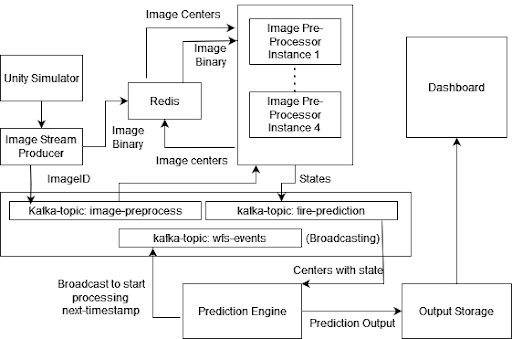
#> input picture assest/img/arch.png, 512 x 339 px
$ python -i cv_utils.py   (imports and definitions only)
#> lines starting #> are read from the running program, lines starting #| are printed output that depends on the picture; after the words box and inside, x2 and y2 are one past the last pixel; in counts of white or black regions, pixels touching at a corner belong together
#> further down, picture is the input picture: shape (339, 512, 3); min 0, max 255, mean 240.9
import cv2
import numpy as np
import os
import sys
import math


def get_contour(im, radius=10, save_path=None):
#> called with radius = 10
    np.set_printoptions(threshold=sys.maxsize)

    hsv = cv2.cvtColor(im, cv2.COLOR_BGR2HSV)
#> hsv: shape (339, 512, 3); mean H, S, V 0, 0, 240.9
    th, bw = cv2.threshold(hsv[:, :, 2], 0, 255, cv2.THRESH_BINARY | cv2.THRESH_OTSU)
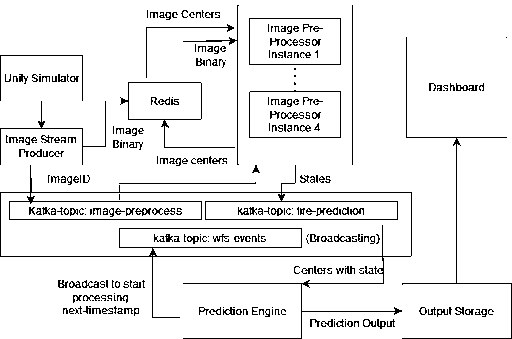
#> bw: shape (339, 512); 93.1% white; black in thin lines or dots
#> th = 170
    kernel = cv2.getStructuringElement(cv2.MORPH_ELLIPSE, (3, 3))
    morph = cv2.morphologyEx(bw, cv2.MORPH_CLOSE, kernel)
#> morph: shape (339, 512); 99.5% white; black in thin lines or dots
    dist = cv2.distanceTransform(morph, cv2.DIST_L2, cv2.DIST_MASK_PRECISE)
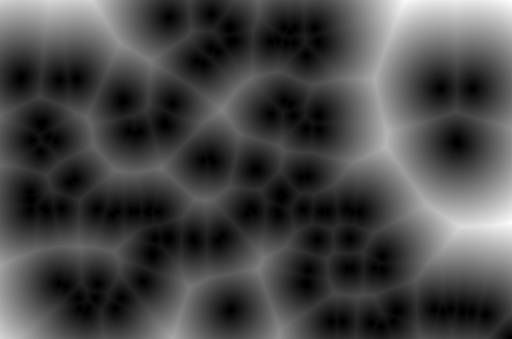
#> dist: shape (339, 512) float32; min 0, max 95.34, mean 26.9; drawn with min black and max white
    borderSize = 16
    distborder = cv2.copyMakeBorder(
        dist,
        borderSize,
        borderSize,
        borderSize,
        borderSize,
        cv2.BORDER_CONSTANT | cv2.BORDER_ISOLATED,
        0,
    )
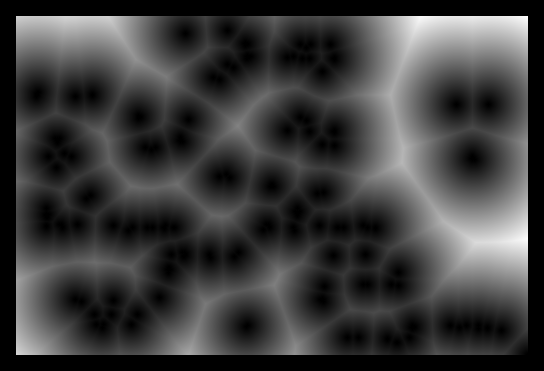
#> distborder: shape (371, 544) float32; min 0, max 95.34, mean 23.1; drawn with min black and max white
    gap = 9
    # Adjust borderSize and gap for circle detection
    kernel2 = cv2.getStructuringElement(
        cv2.MORPH_ELLIPSE, (2 * (borderSize - gap) + 1, 2 * (borderSize - gap) + 1)
    )
    kernel2 = cv2.copyMakeBorder(
        kernel2, gap, gap, gap, gap, cv2.BORDER_CONSTANT | cv2.BORDER_ISOLATED, 0
    )
    distTempl = cv2.distanceTransform(kernel2, cv2.DIST_L2, cv2.DIST_MASK_PRECISE)
    nxcor = cv2.matchTemplate(distborder, distTempl, cv2.TM_CCOEFF_NORMED)
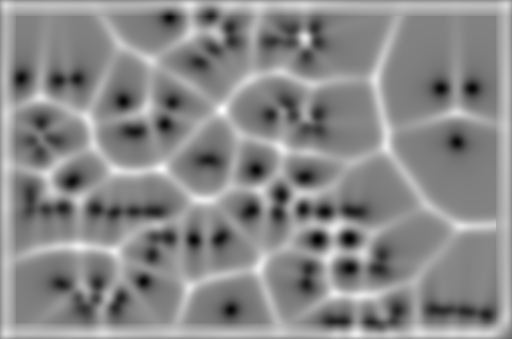
#> nxcor: shape (339, 512) float32; min -0.706, max 0.631, mean 0.0148; drawn with min black and max white
    mn, mx, _, _ = cv2.minMaxLoc(nxcor)
#> mn = -0.706; mx = 0.631
    th, peaks = cv2.threshold(nxcor, mx * 0.5, 255, cv2.THRESH_BINARY)
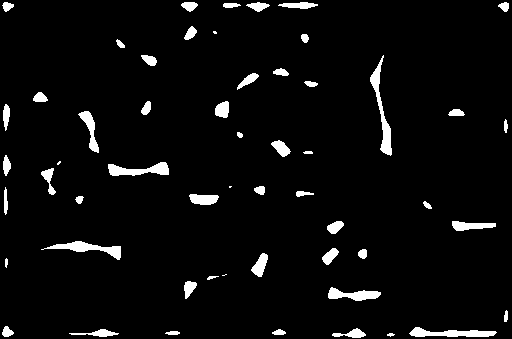
#> peaks: shape (339, 512) float32; 4.4% white; 55 white regions (4 under 20 px), largest, box (x1, y1, x2, y2) and area: (370, 55, 392, 156) 616, (41, 241, 121, 260) 519, (409, 327, 497, 337) 512
#> th = 0.316
    peaks8u = cv2.convertScaleAbs(peaks)
#> peaks8u: shape (339, 512); 4.4% white; 55 white regions (4 under 20 px)
    contours, hierarchy = cv2.findContours(
        peaks8u, cv2.RETR_CCOMP, cv2.CHAIN_APPROX_SIMPLE
    )
#> contours = 55 contours, 9 with area under 20; largest, box (x1, y1, x2, y2) and area: (370, 55, 392, 156) 513, (41, 241, 121, 260) 433, (409, 327, 497, 337) 424, (108, 162, 169, 176) 416, (328, 287, 381, 301) 350
    peaks8u = cv2.convertScaleAbs(peaks)  # to use as mask
    arr = np.zeros((256, 256))

    num = 0
    count = 0

    centers = []

    for i in range(len(contours)):
        x, y, w, h = cv2.boundingRect(contours[i])
        _, mx, _, mxloc = cv2.minMaxLoc(
            dist[y : y + h, x : x + w], peaks8u[y : y + h, x : x + w]
        )

        # mxloc[0]+x : Xcoor of center mxloc[1]+y: Ycoor of center
        if mx > radius:
            cv2.circle(
                im, (int(mxloc[0] + x), int(mxloc[1] + y)), int(mx), (255, 0, 0), 2
            )
            r = mx
            xc = mxloc[0] + x
            yc = mxloc[1] + y

            centers.append(np.array([xc, yc, r]))

            for u in range(int(max(xc - r, 0)), int(min(xc + r + 1, arr.shape[0]))):
                for v in range(int(max(yc - r, 0)), int(min(yc + r + 1, arr.shape[1]))):
                    if (u - xc) ** 2 + (v - yc) ** 2 <= r**2:
                        arr[v, u] = 1
#> this loop made 55 passes
#> (x, y, w, h, mx, mxloc, r, xc) on passes 1 to 12: (387, 333, 8, 4, 13.04, (5, 2), 13.04, 392), (165, 331, 15, 4, 60.03, (8, 3), 60.03, 173), (272, 329, 14, 6, 52.63, (7, 5), 52.63, 279), (69, 329, 50, 8, 29.41, (34, 7), 29.41, 103), (332, 328, 34, 10, 19.85, (23, 9), 19.85, 355), (409, 327, 88, 10, 29.53, (11, 9), 29.53, 420), (2, 326, 12, 11, 75.74, (0, 8), 75.74, 2), (504, 310, 4, 12, 21.21, (3, 1), 21.21, 507), (328, 287, 53, 14, 27.89, (30, 9), 27.89, 358), (184, 281, 13, 18, 45.54, (5, 7), 45.54, 189), (207, 276, 12, 4, 38.28, (0, 2), 38.28, 207), (222, 274, 5, 2, 34.21, (0, 1), 34.21, 222)
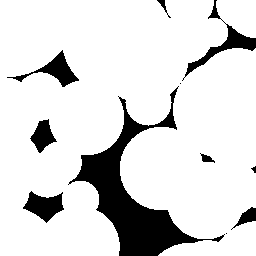
#> arr: shape (256, 256) float64; values 0 (black) and 1 (white), 86% white; 11 black regions (2 under 20 px), largest, box (x1, y1, x2, y2) and area: (68, 86, 225, 256) 6023, (182, 0, 256, 81) 884, (23, 191, 64, 223) 727
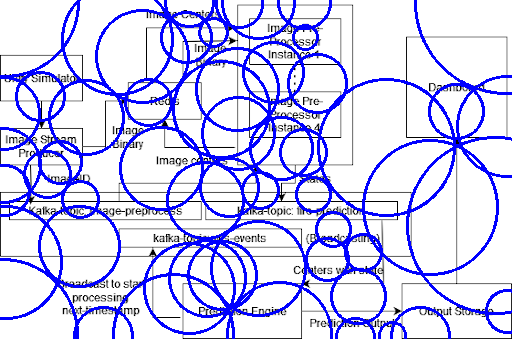
#> im: shape (339, 512, 3); 15.36% of pixels changed, all inside (x1, y1, x2, y2) = (0, 0, 512, 339)
#> after the loop, centers = 55 items, first 6: [392, 335, 13.04], [173, 334, 60.03], [279, 334, 52.63], [103, 336, 29.41], [355, 337, 19.85], [420, 336, 29.53]
                        # [7 lines of commented-out code are left out]
    centers = np.array(centers)
#> centers = 55 rows, first 8: [392, 335, 13.04], [173, 334, 60.03], [279, 334, 52.63], [103, 336, 29.41], [355, 337, 19.85], [420, 336, 29.53], [2, 334, 75.74], [507, 311, 21.21]
    # np.savez(save_path, arr=arr, centers=centers)
    return arr, centers


# [57 lines left out: function get_color_centers, not called in this run]

>>> import cv2
>>> picture = cv2.imread('../assest/img/arch.png')
>>> result = get_contour(picture)

$ run again, on assest/img/dashboard.png
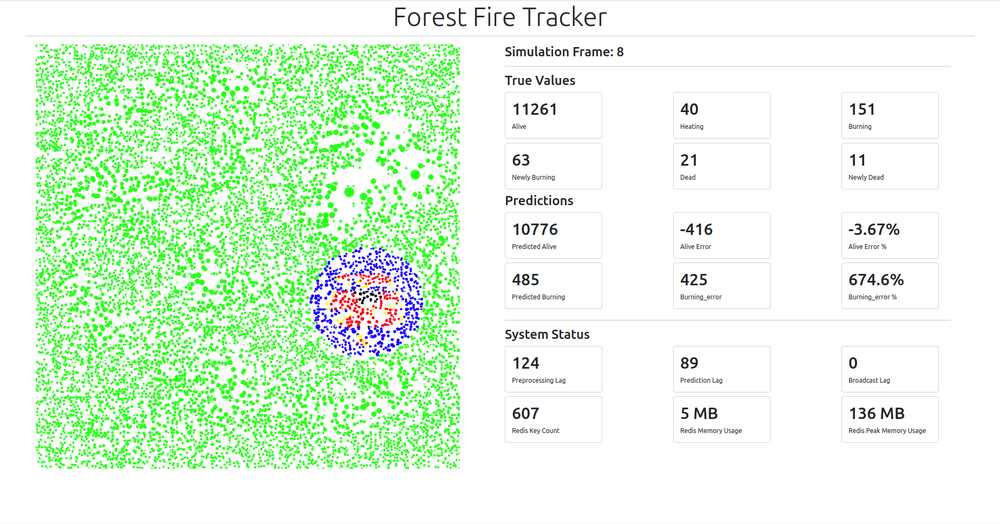
#> input picture assest/img/dashboard.png, 1000 x 524 px, shrunk from 1848 x 968 before the run
#> picture is the input picture: shape (524, 1000, 3); mean B, G, R 227.5, 250.7, 228.5
#> hsv: shape (524, 1000, 3); mean H, S, V 18, 27.3, 252.5
#> in get_contour, `th, bw = cv2.threshold(hsv[:, :, 2], 0, 255, cv2.THRESH_BINARY | cv2.T..`:
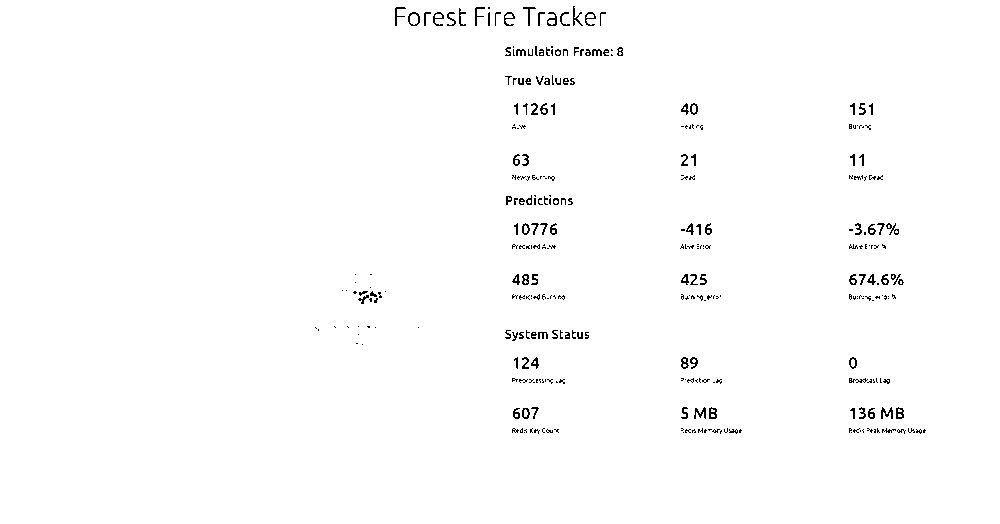
#> bw: shape (524, 1000); 98.9% white; black in thin lines or dots, all inside (x1, y1, x2, y2) = (315, 6, 926, 434)
#> in get_contour, `th, bw = cv2.threshold(hsv[:, :, 2], 0, 255, cv2.THRESH_BINARY | cv2.T..`: th = 177
#> morph: shape (524, 1000); 99.8% white; black in thin lines or dots, all inside (x1, y1, x2, y2) = (353, 7, 926, 433)
#> in get_contour, `mn, mx, _, _ = cv2.minMaxLoc(nxcor)`: mn = -0.69; mx = 0.609
#> peaks: shape (524, 1000) float32; 1.4% white; 44 white regions (5 under 20 px), largest, box (x1, y1, x2, y2) and area: (766, 75, 789, 314) 1579, (608, 169, 637, 288) 774, (313, 144, 383, 159) 425
#> in get_contour, `th, peaks = cv2.threshold(nxcor, mx * 0.5, 255, cv2.THRESH_BINARY)`: th = 0.305
#> peaks8u: shape (524, 1000); 1.4% white; 44 white regions (5 under 20 px)
#> contours = 44 contours, 5 with area under 20; largest, box (x1, y1, x2, y2) and area: (766, 75, 789, 314) 1340, (608, 169, 637, 288) 653, (313, 144, 383, 159) 352, (608, 109, 622, 154) 308, (442, 265, 454, 336) 302
#> the loop in get_contour, `for i in range(len(contours)):` made 44 passes
#> (x, y, w, h, mx, mxloc, r, xc) on passes 1, 2, 3, 5, 6, 7, 8, 9: (3, 513, 9, 8, 417.2, (0, 6), 417.2, 3), (986, 511, 12, 11, 114.6, (9, 10), 114.6, 995), (609, 429, 6, 20, 78.1, (3, 19), 78.1, 612), (793, 405, 8, 42, 58.24, (4, 41), 58.24, 797), (518, 382, 27, 10, 21.02, (0, 7), 21.02, 518), (683, 381, 20, 11, 22.36, (8, 5), 22.36, 691), (617, 374, 12, 40, 64.5, (0, 39), 64.5, 617), (786, 372, 5, 13, 71.57, (3, 0), 71.57, 789)
#> after the loop in get_contour, `for i in range(len(contours)):`:
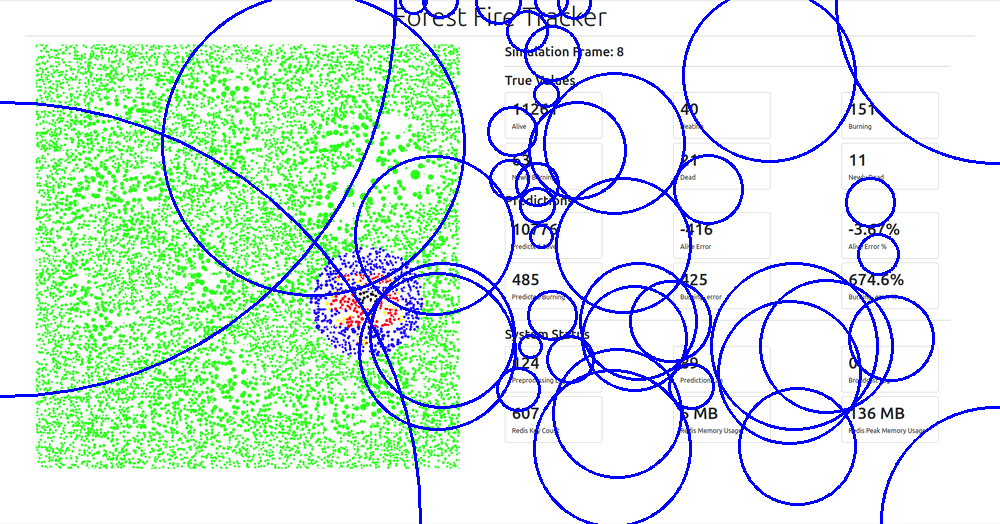
#> im: shape (524, 1000, 3); 6.46% of pixels changed, all inside (x1, y1, x2, y2) = (0, 0, 1000, 524)
#> after the loop in get_contour, `for i in range(len(contours)):`: centers = 43 items, first 6: [3, 519, 417.2], [995, 521, 114.6], [612, 448, 78.1], [797, 446, 58.24], [518, 389, 21.02], [691, 386, 22.36]
#> in get_contour, `centers = np.array(centers)`: centers = 43 rows, first 8: [3, 519, 417.2], [995, 521, 114.6], [612, 448, 78.1], [797, 446, 58.24], [518, 389, 21.02], [691, 386, 22.36], [617, 413, 64.5], [789, 372, 71.57]
